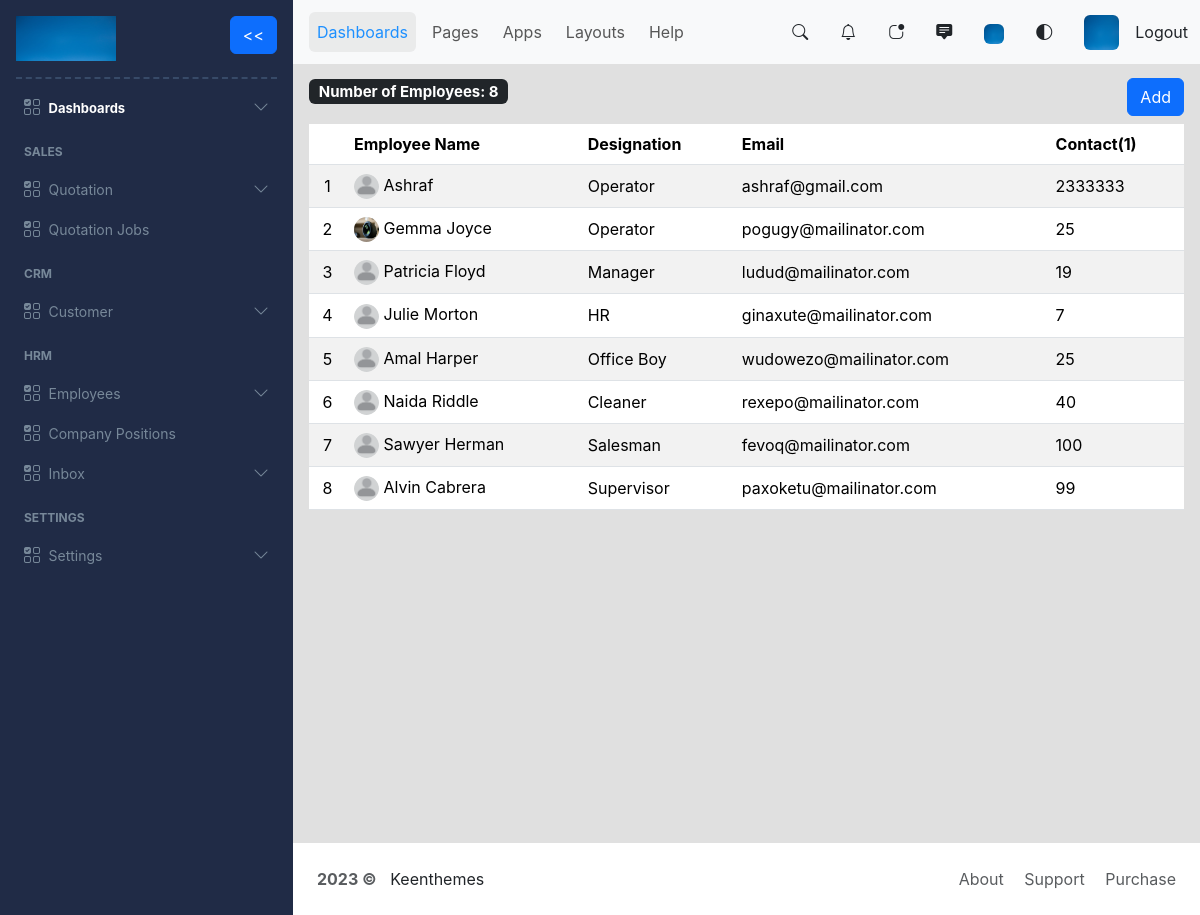
The page /view_employees (signed in) on the database its author committed.
### myapp/models.py (models this page shows, shortened)
class Employee(models.Model):
    id = models.UUIDField(primary_key=True, default=uuid.uuid4, unique=True, editable=False)
    name = models.CharField(max_length=30)
    designation = models.ForeignKey(EmployeeDesignation, on_delete=models.CASCADE)
    address = models.CharField(max_length=150)
    contact_one = models.IntegerField()
    contact_two =models.IntegerField()
    email = models.EmailField()
    profile_image = models.ImageField(null=True, blank=True, upload_to="employees_profile/")

class EmployeeDesignation(models.Model):
    id = models.UUIDField(primary_key=True, default=uuid.uuid4, unique=True, editable=False)
    designation = models.CharField(max_length=30)
    def __str__(self) -> str:
        return self.designation

### myapp/views.py (the view)
# urls.py: path('view_employees', views.viewEmployees, name='view_employees'),
@login_required
def viewEmployees(request):
    employees = Employee.objects.all()
    number_of_employees = len(employees)
    employees_exists = employees.exists()
    return render(request, 'employee/view_employees.html',{'employees': employees, 'employees_exist': employees_exists, 'number_of_employees': number_of_employees})

### myapp/templates/employee/view_employees.html
{% extends 'index.html' %}
{% block content %}
{% load static %}
<div class="d-flex justify-content-between">
    <h5> <span class="badge bg-dark">Number of Employees:  {{ number_of_employees }}</span> </h5>
    <a href = "{% url 'create_employee' %}"class="btn btn-primary">Add</a>
</div>
{% if employees_exist %}
<div class='table-responsive'>
    <table class="table table-striped mt-2 align-middle">
        <thead>
        <tr>
            <th scope="col"></th>
            <th scope="col">Employee Name</th>
            <th scope="col">Designation</th>
            <th scope="col">Email</th>
            <th scope="col">Contact(1)</th>
        </tr>
        </thead>
        <tbody>
        {% for employee in employees %}
            <tr style="height: 42px;">
                <td class="text-center">{{forloop.counter}}</td>
                <td>
                    <a href="{% url 'update_employee' employee.id %}" style="text-decoration: none; color: black;">
                    {% if employee.profile_image %}
                        <img src="{{employee.profile_image.url}}" alt="Profile not loading..." style="width: 25px; height: 25px; border-radius: 50%;">
                    {% else %}
                        <img src="{% static 'image/default.png' %}" alt="Profile not loading..." style="width: 25px; height: 25px; border-radius: 50%;">
                    {% endif %}
                    </a>
                    <a href="{% url 'update_employee' employee.id %}" style="text-decoration: none; color: black;">{{ employee.name }}</a>
                </td>
                <td><a href="{% url 'update_employee' employee.id %}" style="text-decoration: none; color: black;">{{ employee.designation }}</a></td>
                <td><a href="{% url 'update_employee' employee.id %}" style="text-decoration: none; color: black;">{{ employee.email }}</a></td>
                <td><a href="{% url 'update_employee' employee.id %}" style="text-decoration: none; color: black;">{{ employee.contact_one }}</a></td>
            </tr>
        {% endfor %}
        </tbody>
    </table>
</div>
{% else %}
<div class="d-flex justify-content-center">
    <span class="pt-5">Empty Jobs. <a href="{% url 'create_quotation' %}">Create</a> a new quotation or <a href="{% url 'view_quotations' %}">Create</a> jobs for quotations </span>
</div>
{% endif %}
{% endblock content %}

### myapp/static/css/keenweb.css (style rules this page uses)
* { font-family: Inter, Helvetica, "sans-serif";; }

### rows shown on the page
Employee: name "Ashraf", designation "Operator", email "ashraf@gmail.com", contact_one "2333333"
Employee: profile_image (picture), name "Gemma Joyce", designation "Operator", email "pogugy@mailinator.com", contact_one "25"
Employee: name "Patricia Floyd", designation "Manager", email "ludud@mailinator.com", contact_one "19"
Employee: name "Julie Morton", designation "HR", email "ginaxute@mailinator.com", contact_one "7"
Employee: name "Amal Harper", designation "Office Boy", email "wudowezo@mailinator.com", contact_one "25"
Employee: name "Naida Riddle", designation "Cleaner", email "rexepo@mailinator.com", contact_one "40"
Employee: name "Sawyer Herman", designation "Salesman", email "fevoq@mailinator.com", contact_one "100"
Employee: name "Alvin Cabrera", designation "Supervisor", email "paxoketu@mailinator.com", contact_one "99"

### other values the page prints
{{ number_of_employees }} "8"
